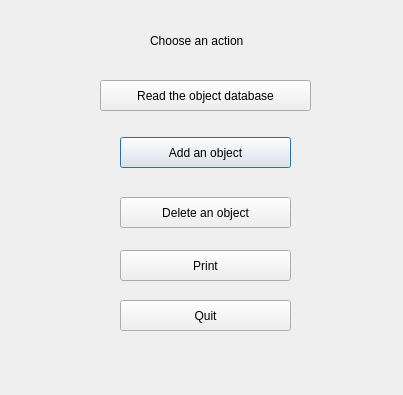
<?xml version="1.0" encoding="UTF-8"?>
<ui version="4.0">
 <class>db_ui</class>
 <widget class="QDialog" name="db_ui">
  <property name="geometry">
   <rect>
    <x>0</x>
    <y>0</y>
    <width>403</width>
    <height>395</height>
   </rect>
  </property>
  <property name="windowTitle">
   <string>Dialog</string>
  </property>
  <widget class="QLabel" name="label">
   <property name="geometry">
    <rect>
     <x>150</x>
     <y>30</y>
     <width>131</width>
     <height>21</height>
    </rect>
   </property>
   <property name="text">
    <string>Choose an action</string>
   </property>
  </widget>
  <widget class="QPushButton" name="add_object_btn">
   <property name="geometry">
    <rect>
     <x>120</x>
     <y>137</y>
     <width>171</width>
     <height>31</height>
    </rect>
   </property>
   <property name="text">
    <string>Add an object</string>
   </property>
  </widget>
  <widget class="QPushButton" name="read_db_btn">
   <property name="geometry">
    <rect>
     <x>100</x>
     <y>80</y>
     <width>211</width>
     <height>31</height>
    </rect>
   </property>
   <property name="text">
    <string>Read the object database</string>
   </property>
  </widget>
  <widget class="QPushButton" name="del_object_btn">
   <property name="geometry">
    <rect>
     <x>120</x>
     <y>197</y>
     <width>171</width>
     <height>31</height>
    </rect>
   </property>
   <property name="text">
    <string>Delete an object</string>
   </property>
  </widget>
  <widget class="QPushButton" name="print_object_btn">
   <property name="geometry">
    <rect>
     <x>120</x>
     <y>250</y>
     <width>171</width>
     <height>31</height>
    </rect>
   </property>
   <property name="text">
    <string>Print</string>
   </property>
  </widget>
  <widget class="QPushButton" name="quit_btn">
   <property name="geometry">
    <rect>
     <x>120</x>
     <y>300</y>
     <width>171</width>
     <height>31</height>
    </rect>
   </property>
   <property name="text">
    <string>Quit</string>
   </property>
  </widget>
 </widget>
 <resources/>
 <connections/>
</ui>
